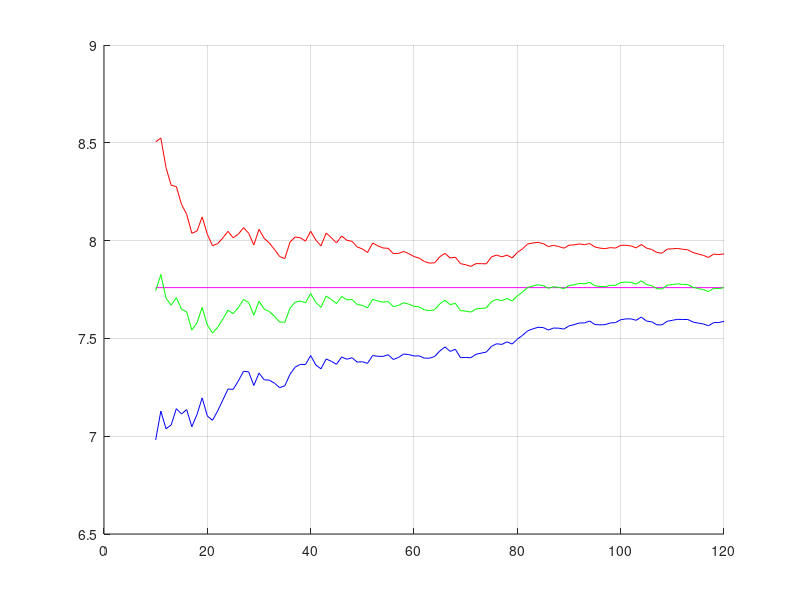
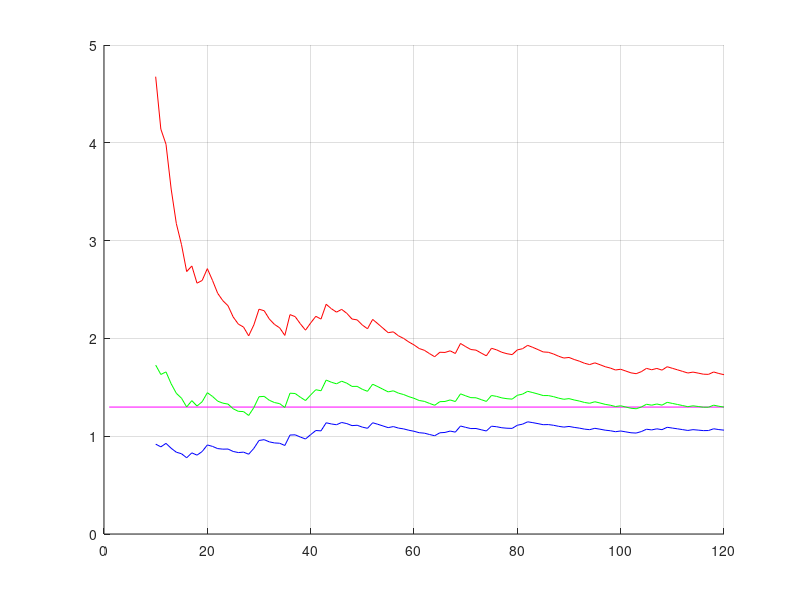

Recreate these plots in MATLAB, in order.
function lab2()
    X = [10.06,8.32,8.50,8.82,6.02,6.44,7.90,7.85,5.90,7.62,8.66,...
         6.38,7.24,8.21,6.82,7.43,6.06,8.21,9.07,5.85,6.72,8.17,...
         8.53,8.68,7.21,8.43,8.77,7.27,5.79,9.78,6.44,7.24,6.83,...
         6.61,7.58,10.15,8.82,7.87,7.35,9.60,5.82,6.65,10.15,6.92,...
         6.77,9.35,6.92,7.76,6.45,7.47,6.99,9.95,7.22,7.38,7.87,...
         6.24,8.00,8.47,7.25,7.03,7.45,6.75,7.37,7.98,9.58,8.91,...
         6.14,8.19,5.07,7.47,7.29,8.78,7.86,7.82,10.09,8.54,7.21,...
         8.57,6.67,9.82,9.26,9.69,8.39,8.26,7.44,6.58,8.45,7.49,...
         7.16,9.17,8.16,8.38,7.60,8.53,6.10,7.39,7.70,8.45,7.73,...
         9.21,8.02,7.62,6.90,9.55,5.73,7.21,6.14,7.54,9.87,8.14,...
         8.16,7.50,7.60,6.25,7.03,7.07,6.61,9.68,7.65,8.32]; 
         
    n = length(X);
    
    start = 1;

    gamma = 0.9;
    alpha = (1 - gamma) / 2;
    
    mu = mean(X);
    s2 = var(X);

    fprintf('mu^(MX) = %.2f\n', mu);
    fprintf('s2^(DX) = %.2f\n', s2);
    
    mu_up = mu + sqrt(s2 / n) * tinv((1 + gamma) / 2, n - 1);
    mu_down = mu + sqrt(s2 / n) * tinv((1 - gamma) / 2, n - 1);

    fprintf('mu up = %.2f\n', mu_up);
    fprintf('mu down = %.2f\n', mu_down);
    

    sigma2_up = (n - 1) * s2 / chi2inv((1-gamma)/2, n - 1);
    sigma2_down = s2 .* (n - 1) ./ chi2inv((1 + gamma) / 2, n - 1);

    fprintf('sigma2 up = %.2f\n', sigma2_up);
    fprintf('sigma2 down = %.2f\n', sigma2_down);
    
    N = start : n;

    M = zeros(start, length(N));
    S = zeros(start, length(N));
    
    for i=N
        M(i) = mean(X(1:i));
        S(i) = var(X(1:i));
    end

    M_up = M - sqrt(S ./ N) .* tinv(1 - alpha, N - 1);
    M_down = M + sqrt(S ./ N) .* tinv(1 - alpha, N - 1);

    S_up = S .* (N - 1) ./ chi2inv(alpha, N - 1);
    S_down = S .* (N - 1) ./ chi2inv(1 - alpha, N - 1);

    figure
    hold on;
    plot([N(10), N(end)], [mu, mu], 'm');
    plot(N(10:n), M(10:n), 'g');
    plot(N(10:n), M_up(10:n), 'b');
    plot(N(10:n), M_down(10:n), 'r');
    grid on;
    hold off;
    
    figure
    hold on;
    plot([N(1), N(end)], [s2, s2], 'm');
    plot(N(10:n), S(10:n), 'g');
    plot(N(10:n), S_down(10:n), 'b');
    plot(N(10:n), S_up(10:n), 'r');
    grid on;
    hold off;
    
    for i = 1:1
        fprintf('N1 = %.2f\n', S(i));

    
    
end


